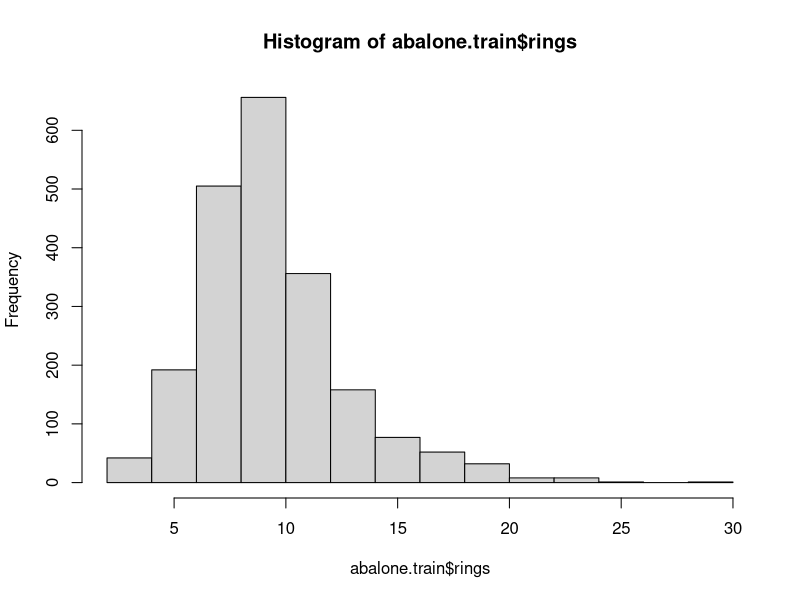
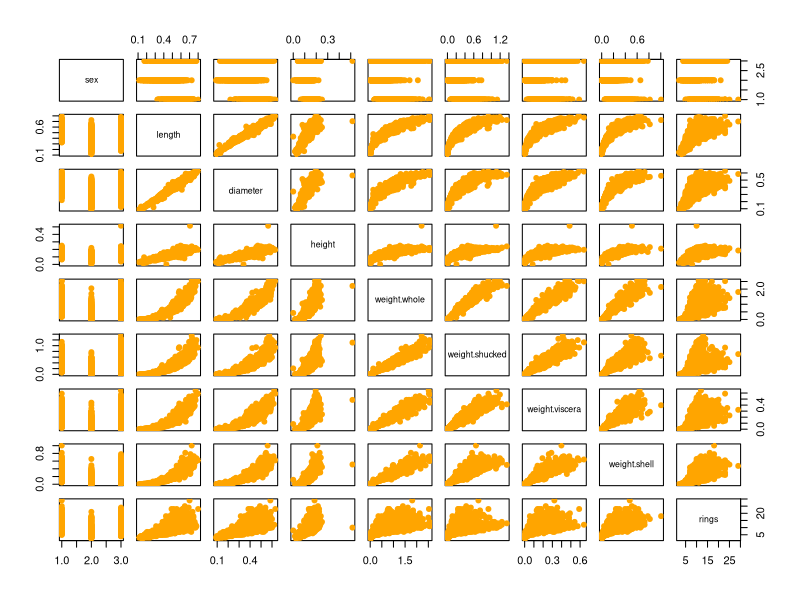

Source code (R) for these figures, in order:
## ---- chunk 1
knitr::opts_chunk$set(echo = TRUE)
.libPaths("H:/R")
## ---- chunk 2
abalone <- read.csv("abalone.csv")
## ---- chunk 3
train.idx <- sample(nrow(abalone), 0.5*nrow(abalone))
abalone.train <- abalone[train.idx, ]
abalone.test  <- abalone[-train.idx, ] ## note the negative indexing to REMOVE instances!
## ---- chunk 4
 summary(abalone.train)
## ---- chunk 5
hist(abalone.train$rings)
## ---- chunk 6
#as.matrix(cor(na.omit(abalone.train[,-1])))
 #cor(abalone.train)
## ---- chunk 7
as.matrix(cor(na.omit(abalone.train[,-1])))
# cor(abalone.train)
## ---- chunk 8
plot(abalone.train, pch=19, col="orange")
